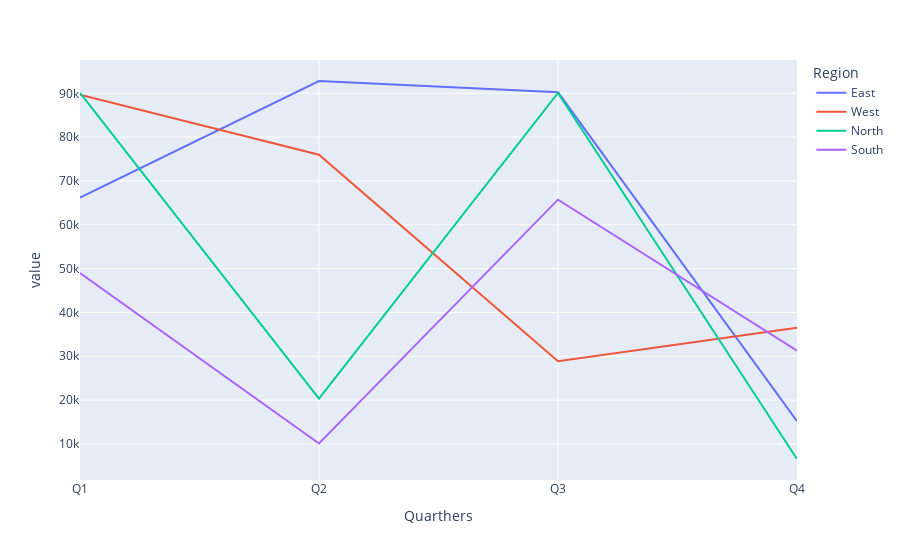

Notebook cell for this chart:
### Code cell
datas.plot()

### Figure 1 — Plotly figure (JSON) as saved in the notebook; plotly's stock layout.template omitted (floating-point values rounded to 4 significant figures)
{"data": [{"hovertemplate": "Region=East<br>Quarthers=%{x}<br>value=%{y}<extra></extra>", "legendgroup": "East", "line": {"color": "#636efa", "dash": "solid"}, "marker": {"symbol": "circle"}, "mode": "lines", "name": "East", "orientation": "v", "showlegend": true, "type": "scatter", "x": ["Q1", "Q2", "Q3", "Q4"], "xaxis": "x", "y": [66210.0, 92810.0, 90220.0, 15190.0], "yaxis": "y"}, {"hovertemplate": "Region=West<br>Quarthers=%{x}<br>value=%{y}<extra></extra>", "legendgroup": "West", "line": {"color": "#EF553B", "dash": "solid"}, "marker": {"symbol": "circle"}, "mode": "lines", "name": "West", "orientation": "v", "showlegend": true, "type": "scatter", "x": ["Q1", "Q2", "Q3", "Q4"], "xaxis": "x", "y": [89680.0, 76000.0, 28860.0, 36520.0], "yaxis": "y"}, {"hovertemplate": "Region=North<br>Quarthers=%{x}<br>value=%{y}<extra></extra>", "legendgroup": "North", "line": {"color": "#00cc96", "dash": "solid"}, "marker": {"symbol": "circle"}, "mode": "lines", "name": "North", "orientation": "v", "showlegend": true, "type": "scatter", "x": ["Q1", "Q2", "Q3", "Q4"], "xaxis": "x", "y": [90110.0, 20330.0, 90090.0, 6563.0], "yaxis": "y"}, {"hovertemplate": "Region=South<br>Quarthers=%{x}<br>value=%{y}<extra></extra>", "legendgroup": "South", "line": {"color": "#ab63fa", "dash": "solid"}, "marker": {"symbol": "circle"}, "mode": "lines", "name": "South", "orientation": "v", "showlegend": true, "type": "scatter", "x": ["Q1", "Q2", "Q3", "Q4"], "xaxis": "x", "y": [48990.0, 10100.0, 65730.0, 31290.0], "yaxis": "y"}], "layout": {"legend": {"title": {"text": "Region"}, "tracegroupgap": 0}, "margin": {"t": 60}, "xaxis": {"anchor": "y", "domain": [0, 1], "title": {"text": "Quarthers"}}, "yaxis": {"anchor": "x", "domain": [0, 1], "title": {"text": "value"}}}}
